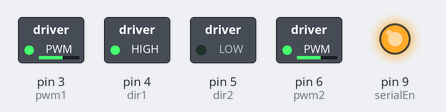
Bench run of a sketch on a simulated Arduino Uno, built with avr-gcc and run on an emulated ATmega328P. Shown: switched loads named in the sketch (green lamp = pin HIGH), output pins drawn as LEDs (lit = HIGH). What the sketch prints to the serial monitor is not drawn.

Above: at 0.1 s.
Timing chart, 0 to 1.6 s (numbered marks = the images above):
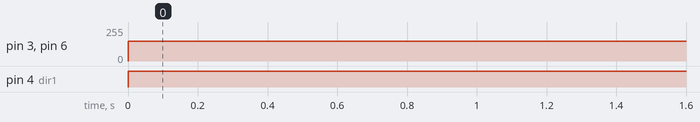

Measured:
- by itself, pin 3 (pwm1), pin 6 (pwm2): 0/255 → 150/255 at 0.00 s
- by itself, pin 4 (dir1): LOW → HIGH at 0.00 s

The sketch:

test_motors.ino
```cpp
const byte rx = 0;    // Defining pin 0 as Rx
const byte tx = 1;    // Defining pin 1 as Tx
const byte serialEn = 9;    // Connect UART output enable of LSA08 to pin 2
const byte junctionPulse = 10;   // Connect JPULSE of LSA08 to pin 4

const byte dir1 = 4;   // Connect DIR1 of motor driver to pin 13
const byte dir2 = 5;   // Connect DIR2 of motor driver to pin 12
const byte pwm1 = 3;   // Connect PWM1 of motor driver to pin 11
const byte pwm2 = 6;   // Connect PWM2 of motor driver to pin 10

void setup() {
  pinMode(serialEn,OUTPUT);   // Setting serialEn as digital output pin
  pinMode(junctionPulse,INPUT);   // Setting  junctionPulse as digital input pin

  // Setting pin 10 - 13 as digital output pin
  for(byte i=3;i<=6;i++) {
    pinMode(i,OUTPUT);
  }

  // Setting initial condition of serialEn pin to HIGH
  digitalWrite(serialEn,HIGH);

  // Setting the initial condition of motors
  // make sure both PWM pins are LOW
  analogWrite(pwm1,0);
  analogWrite(pwm2,0);

  // State of DIR pins are depending on your physical connection
  // if your robot behaves strangely, try changing thses two values
  digitalWrite(dir1,LOW);
  digitalWrite(dir2,LOW);

  // Begin serial communication with baudrate 9600
  Serial.begin(9600);

  // Clear internal junction counter of LSA08
  clearJunction();

}

void loop() {


  moveForward();
  delay(1000);

  /*moveRight();
  delay(6000);
  moveLeft();
  delay(6000);*/
}

// Function to clear internal junction counter of LSA08
void clearJunction() {
  char address = 0x01;
  char command = 'X';
  char data = 0x00;
  char checksum = address + command + data;

  Serial.write(address);
  Serial.write(command);
  Serial.write(data);
  Serial.write(checksum);
}

// Function to retrieve junction count from LSA08
int getJunction() {
  char address = 0x01;
  char command = 'X';
  char data = 0x01;
  char checksum = address + command + data;

  Serial.write(address);
  Serial.write(command);
  Serial.write(data);
  Serial.write(checksum);

  while(Serial.available() <= 0);
  return (int(Serial.read()));
}

// The values work good in my case, you could use other values set
// to archieve a performance that satisfy you
void moveLeft() {
  // For robot to move left, right motor has to be faster than left motor
  Serial.println("MOVING LEFT");
  analogWrite(pwm1,90);
  analogWrite(pwm2,10);
}

void moveRight() {
  // For robot to move right, left motor has to be faster than right motor
  Serial.println("MOVING RIGHT");
  analogWrite(pwm1,10);
  analogWrite(pwm2,90);
}

void moveForward() {
  // For robot to move forward, both motors have to be same speed
  Serial.println("MOVING FORWARD");
    digitalWrite(dir1,HIGH);
  digitalWrite(dir2,LOW);
  analogWrite(pwm1,150);
  analogWrite(pwm2,150);  //was 70
}

void wait() {
  // Function to makes the robot stay
  Serial.println("WAITING");
  analogWrite(pwm1,0);
  analogWrite(pwm2,0);
}
```
